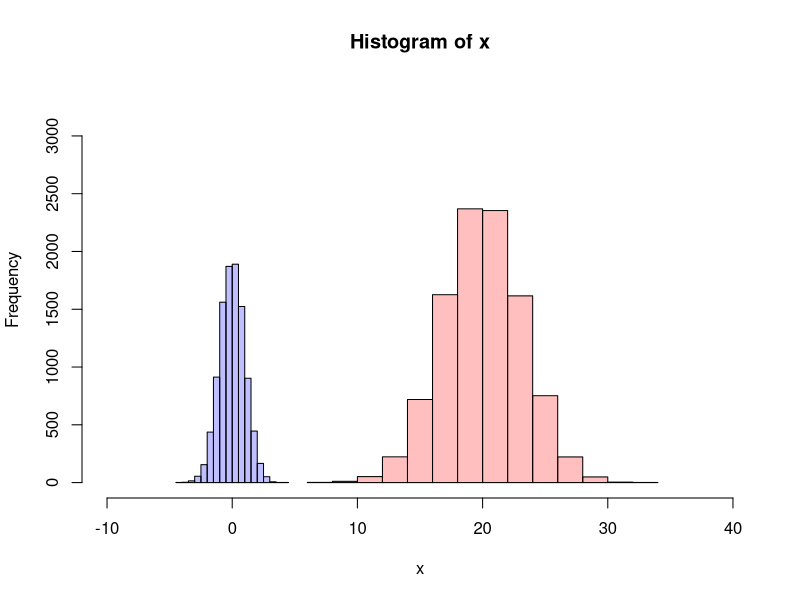
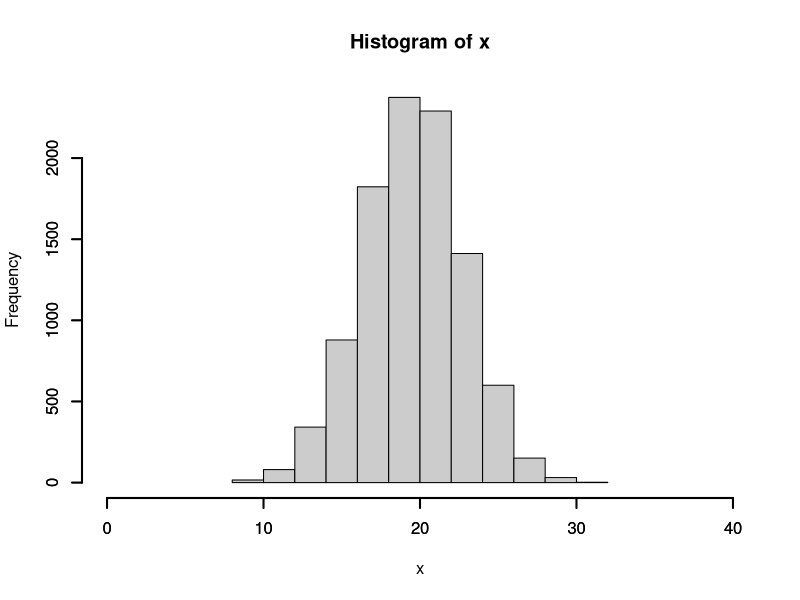
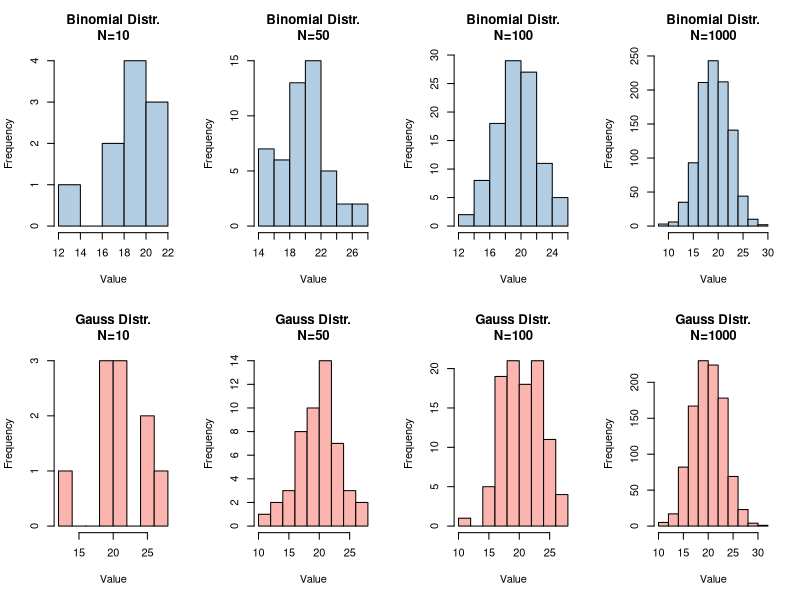
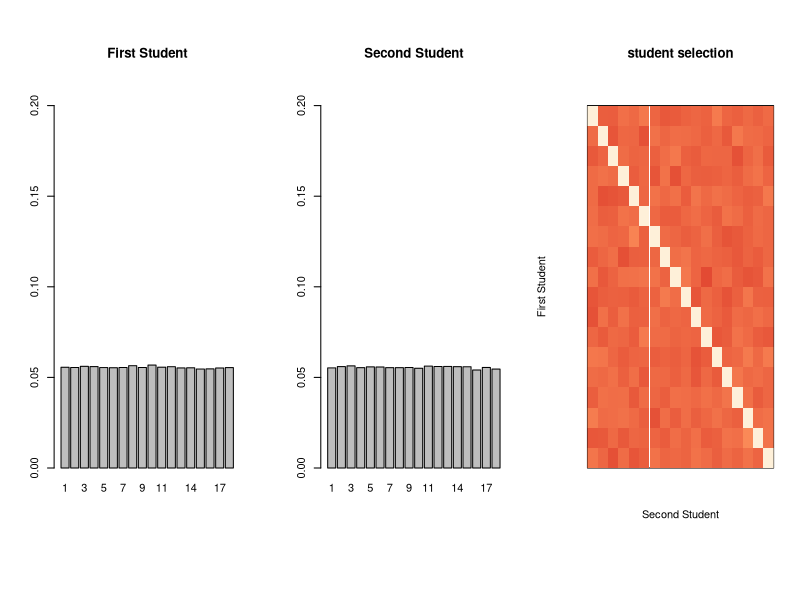

The R script that drew these images, in order:
## ---- chunk 1
# Gaussian Distribution
myGauss <- function(n, mu, sigma2){
    x <- rnorm(n)
    y <- x * (sigma2^0.5) + mu
    return(y)
} # end function myGauss

# Shifting a Gaussian Distribution into desire mu and variance
ShiftDistr <- function(x, mu, sigma2){
    # first transform the distribution into standard norm
    z <- x / sd(x) - mean(x)
    # then shift the distribution into desire one
    y <- z * (sigma2^0.5) + mu
    return(y)
} # end function myGaussShift

# Uniform Distribution [0,1]
myUnif <- function(n, a=0, b=1) {
    x <- runif(n)
    y <- x * (b-a) + a
    return(y)
} # end func myUnif

# Bernoulli Distribution
myBern  <- function(n, prob=0.5){
    res <- ifelse(runif(n) <= prob, 1, 0)
    return(res)
} # end func myBern

# Binomial Distribution
myBinom <- function(n, size, prob=0.5){
    # Generate random numbers from binomial distribution
    # which is the sum of bernoulli random variable
    res <- replicate(n, sum(myBern(size, prob)))
    return(res)
} # end func myBinom
## ---- chunk 2
plotMatrix <- function(dat, isXlab=T, isYlab=T){
    # given a data (matrix or dataframe), plot the
    # value of each element as color
    # ---------------------------------
    # Set color scale
    colPalette.WR <- colorRampPalette(c(
        "#fef0d9", "#fdbb84", "#fc8d59", "#e34a33"))(256)
    
    # Flipping the matrix
    mat <- as.matrix(dat)
    mat <- t(mat)
    mat <- mat[,ncol(mat):1,drop=FALSE]
    
    # Plot the matrix
    image(mat, xaxt= "n", yaxt= "n",
          col = colPalette.WR)
    
    # Show ticks if needed
    if(isXlab){ # if X ticks are added
        axis(1, at=seq(0,1,length.out=ncol(dat)), 
             labels=colnames(dat), las=1)
    } # end if
    if(isYlab){ # if Y ticks are added
        axis(2, at=seq(0,1,length.out=nrow(dat)), 
             labels=rev(rownames(dat)), las=2)
    } # end if
} # end func plotMatrix
## ---- chunk 3
# Decide the number of random numbers
N <- 10000

# Generate standard normal distribution
x <- myGauss(N, 0, 1)

# Shift the distribution into mean=20, variance=10
y <- ShiftDistr(x, 20, 10)
## ---- chunk 4
# generate the histogram
gp1 <- hist(x, plot=FALSE)
gp2 <- hist(y, plot=FALSE)

# visualize both histogram in one plot
plot(gp1, col=rgb(0,0,1,1/4), 
     xlim=c(-10, 40), 
     ylim=c(  0, N/3))
plot(gp2, col=rgb(1,0,0,1/4), add=T)
## ---- chunk 5
# Decide the number of random numbers
N <- 10000

# Generate random numbers from binomial distribution
x <- myBinom(N, 40)
## ---- chunk 6
hist(x, col="grey80", xlim=c(0, 40))
axis(side=1, lwd = 2)
axis(side=2, lwd = 2)
## ---- chunk 7
# increase N
N     <- c(10, 50, 100, 1000)
Nchar <- as.character(N)

# intiate list to store random numbers
listBinom <- list()
listGauss <- list()

# generate binomial and Gaussian random numbers with different N
for (idx in 1:length(N)){
    # Binomial distribution
    listBinom[[Nchar[idx]]] <- 
        myBinom(N[idx], size=40, prob=0.5)
    # Gaussian distribution
    listGauss[[Nchar[idx]]] <- 
        myGauss(N[idx], mean(x), var(x))
} # end for loop
## ---- chunk 8
# set plot
par(mfrow=c(2,4))

# plot binomial distribution
for (idx in Nchar){
    hist(listBinom[[idx]], 
        col = "#b3cde3",
        main=paste0("Binomial Distr.\nN=", idx),
        xlab = "Value")
} # end for loop

# plot Gaussian distribution
for (idx in Nchar){
    hist(listGauss[[idx]], 
        col = "#fbb4ae",
        main=paste0("Gauss Distr.\nN=", idx),
        xlab = "Value")
} # end for loop
## ---- chunk 9
Get2NumRand <- function(ids){
    # pick a student using uniform distribution
    idx <- myUnif(1, 0, length(ids))
    idx <- ceiling(idx)
    id01 <- ids[idx]
    
    # remove the first chosen student
    ids <- setdiff(ids, id01)

    # pick another student from the remain students
    idx <- myUnif(1, 0, length(ids))
    idx <- ceiling(idx)
    id02 <- ids[idx]
    
    # return result
    return(c(id01, id02))
} # end func 
## ---- chunk 10
# number of simulation
N   <- 100000 # 100,000

# suppose we have 18 students
ids <- 1:18

# simulation
res <- replicate(N, Get2NumRand(ids))
## ---- chunk 11
# initiate a matrix to store the result
mat <- matrix(0, nrow=length(ids), ncol=length(ids))

# convert the result into a matrix
for (idx in 1:N){
    mat[res[1,idx], res[2,idx]] <- 
        mat[res[1,idx], res[2,idx]] + 1
} # end for loop
## ---- chunk 12
par(mfrow=c(1,3), 
    #mar=c(5.1,4.1,4.1,2.1))
    mar=c(10,4.1,8,2))

# plot the frequencies of first student
barplot(table(res[1,]) / N, 
        main="First Student", 
        ylim=c(0,0.2))

# plot the frequencies of second student
barplot(table(res[2,]) / N, 
        main="Second Student", 
        ylim=c(0,0.2))

# plot the counting result
plotMatrix(mat, isXlab = F, isYlab = F)
title(
    main="student selection",
    xlab="Second Student",
    ylab="First Student")
